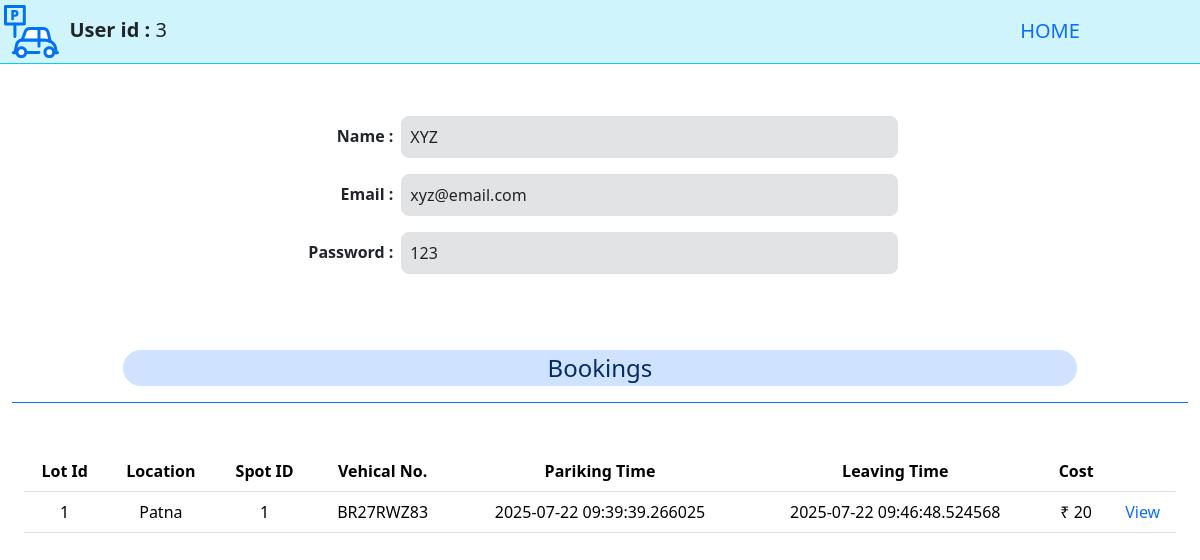
/users/3 (signed in), run on the app's committed database.
### application/models.py (models this page shows)
class User(db.Model):
    id = db.Column(db.Integer, primary_key=True, autoincrement=True)
    email = db.Column(db.String(), unique=True, nullable=False)
    username = db.Column(db.String(), nullable=False)
    password = db.Column(db.String(), nullable=False)
    is_admin = db.Column(db.Boolean, default=False)
    bookings = db.relationship('Booking', backref='user', lazy=True, order_by='Booking.parking')

class Booking(db.Model):
    id = db.Column(db.Integer(), primary_key=True, autoincrement=True)
    user_id = db.Column(db.Integer(), db.ForeignKey('user.id'), nullable=False)
    lot_id = db.Column(db.Integer(), db.ForeignKey('parking_lot.id'), nullable=True)
    spot_id = db.Column(db.Integer(), db.ForeignKey('parking_spot.id'), nullable=True)
    parking = db.Column(db.DateTime(), nullable=False)
    leaving = db.Column(db.DateTime(), nullable=True)
    vehicle_no = db.Column(db.String(), nullable=False)
    cost = db.Column(db.Integer(), nullable= True)
    price = db.Column(db.Integer(),nullable=False)

class Parking_lot(db.Model):
    id = db.Column(db.Integer, primary_key=True ,autoincrement=True)
    max_spots = db.Column(db.Integer(), nullable=False)
    price = db.Column(db.Integer(), nullable=False)
    prime_location = db.Column(db.String(), nullable=False)
    pincode = db.Column(db.Integer(), nullable=False)
    address = db.Column(db.String(), nullable=False)
    spots = db.relationship('Parking_spot', backref='parking_lot', lazy=True)
    bookings = db.relationship('Booking', backref='parking_lot', lazy=True, order_by='Booking.parking')

### application/controllers.py (the view)
@app.route("/users/<int:id>", methods=['GET','POST'])
def viewuser(id):
    if 'user' not in session:
        return redirect(url_for('login'))
    u=User.query.get(session['user'])
    if u.is_admin==True:
        usr=User.query.get(id)
        if usr:
            bk=reversed(usr.bookings)
            lt={lot.id:lot for lot in Parking_lot.query.all()}
            return render_template('viewuser.html',user=usr,lots=lt, bookings=bk)
        else:
            flash("\\nUser Does NOT exists !!")
            return redirect(url_for('admin'))
    return redirect(url_for('user'))

### templates/viewuser.html (shortened to what this page needs)
{% extends "template.jinja" %}
{% block body %}
<div class="container-fluid">
    <div class="row border-bottom border-info mb-5 bg-info-subtle justify-content-center">
        <div class="col fs-5 p-1"> <img src="/static/parking.svg" width="55" height="55" alt="ParkHere">
            <b>&nbsp;User id :</b> {{user.id}}
        </div>
        <div class="col-3 text-center fs-5 p-3">
            <a class="link link-primary link-underline-opacity-0" href="/">HOME</a>
        </div>
    </div>
    <div class="row justify-content-center mb-2 p-1">
        <div class="col-3 p-2 text-end"> <b>Name :</b>
        </div>
        <div class="col-5 bg-secondary-subtle border rounded-3 p-2 ">{{user.username}}
        </div>
        <div class="col-2 ">
        </div>
    </div>
    <div class="row justify-content-center mb-2 p-1">
        <div class="col-3 p-2 text-end"> <b>Email :</b>
        </div>
        <div class="col-5 bg-secondary-subtle border rounded-3 p-2 ">{{user.email}}
        </div>
        <div class="col-2 ">
        </div>
    </div>
    <div class="row justify-content-center mb-2 p-1">
        <div class="col-3 p-2 text-end"> <b>Password :</b>
        </div>
        <div class="col-5 bg-secondary-subtle border rounded-3 p-2 ">{{user.password}}
        </div>
        <div class="col-2 ">
        </div>
    </div>
    <br><br>
    <div class="container-fluid mb-5">
        <div class="row border-bottom border-primary justify-content-center p-3 mb-5">
            <div class="col-10 bg-primary-subtle rounded-pill text-primary-emphasis text-center fs-4">
                Bookings
            </div>
        </div>
        <table class="table text-center">
            <thead>
                <th>Lot Id</th>
                <th>Location</th>
                <th>Spot ID</th>
                <th>Vehical No.</th>
                <th>Pariking Time</th>
                <th>Leaving Time</th>
                <th>Cost</th>
                <th></th>
            </thead>
            <tbody>
                {% for b in bookings %}
                <tr>
                    <td>{{b.lot_id}}</td>
                    {% if b.lot_id%}
                    <td>{{lots[b.lot_id].prime_location}}</td>
                    {%else%}
                    <td>Deleted</td>
                    {%endif%}
                    <td>{{b.spot_id}}</td>
                    <td>{{b.vehicle_no}}</td>
                    <td>{{b.parking}}</td>
                    <td>{{b.leaving}}</td>
                    <td>₹ {{b.cost}}</td>
                    <td><a class="link-primary link-underline-opacity-0" href="/editlot/{{b.lot_id}}">View</a></td>
                </tr>
                {% endfor %}
            </tbody>
        </table>
    </div>
    <br><br><br><br><br><br><br><br><br><br><br>
</div>
    {% endblock %}

### data on the page
User: id "3", username "XYZ", email "xyz@email.com", password "123"
Booking: lot_id "1", spot_id "1", vehicle_no "BR27RWZ83", parking "2025-07-22 09:39:39.266025", leaving "2025-07-22 09:46:48.524568", cost "20"
Parking_lot: prime_location "Patna"
